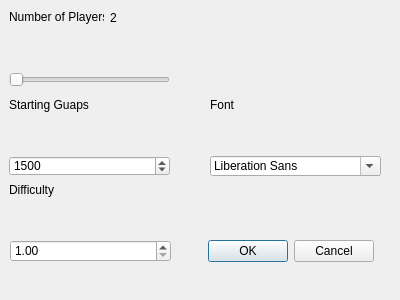
<?xml version="1.0" encoding="UTF-8"?>
<ui version="4.0">
 <class>startUpDialog</class>
 <widget class="QDialog" name="startUpDialog">
  <property name="geometry">
   <rect>
    <x>0</x>
    <y>0</y>
    <width>400</width>
    <height>300</height>
   </rect>
  </property>
  <property name="minimumSize">
   <size>
    <width>400</width>
    <height>300</height>
   </size>
  </property>
  <property name="maximumSize">
   <size>
    <width>400</width>
    <height>300</height>
   </size>
  </property>
  <property name="windowTitle">
   <string>Dialog</string>
  </property>
  <widget class="QLabel" name="label">
   <property name="geometry">
    <rect>
     <x>9</x>
     <y>97</y>
     <width>161</width>
     <height>16</height>
    </rect>
   </property>
   <property name="text">
    <string>Starting Guaps</string>
   </property>
  </widget>
  <widget class="QLabel" name="label_2">
   <property name="geometry">
    <rect>
     <x>9</x>
     <y>9</y>
     <width>95</width>
     <height>16</height>
    </rect>
   </property>
   <property name="text">
    <string>Number of Players: </string>
   </property>
  </widget>
  <widget class="QSlider" name="numPlayerSlider">
   <property name="geometry">
    <rect>
     <x>9</x>
     <y>69</y>
     <width>161</width>
     <height>22</height>
    </rect>
   </property>
   <property name="minimum">
    <number>2</number>
   </property>
   <property name="maximum">
    <number>6</number>
   </property>
   <property name="orientation">
    <enum>Qt::Horizontal</enum>
   </property>
  </widget>
  <widget class="QSpinBox" name="startingGuaps">
   <property name="geometry">
    <rect>
     <x>9</x>
     <y>156</y>
     <width>161</width>
     <height>20</height>
    </rect>
   </property>
   <property name="minimum">
    <number>1</number>
   </property>
   <property name="maximum">
    <number>999999999</number>
   </property>
   <property name="singleStep">
    <number>1</number>
   </property>
   <property name="value">
    <number>1500</number>
   </property>
  </widget>
  <widget class="QLabel" name="label_3">
   <property name="geometry">
    <rect>
     <x>9</x>
     <y>182</y>
     <width>46</width>
     <height>16</height>
    </rect>
   </property>
   <property name="text">
    <string>Difficulty</string>
   </property>
  </widget>
  <widget class="QFontComboBox" name="font">
   <property name="geometry">
    <rect>
     <x>210</x>
     <y>156</y>
     <width>171</width>
     <height>20</height>
    </rect>
   </property>
  </widget>
  <widget class="QLabel" name="label_5">
   <property name="geometry">
    <rect>
     <x>210</x>
     <y>97</y>
     <width>46</width>
     <height>16</height>
    </rect>
   </property>
   <property name="text">
    <string>Font</string>
   </property>
  </widget>
  <widget class="QDialogButtonBox" name="buttonBox">
   <property name="geometry">
    <rect>
     <x>203</x>
     <y>240</y>
     <width>171</width>
     <height>23</height>
    </rect>
   </property>
   <property name="orientation">
    <enum>Qt::Horizontal</enum>
   </property>
   <property name="standardButtons">
    <set>QDialogButtonBox::Cancel|QDialogButtonBox::Ok</set>
   </property>
  </widget>
  <widget class="QLabel" name="numPlayers">
   <property name="geometry">
    <rect>
     <x>110</x>
     <y>10</y>
     <width>46</width>
     <height>16</height>
    </rect>
   </property>
   <property name="text">
    <string>2</string>
   </property>
  </widget>
  <widget class="QDoubleSpinBox" name="difficulty">
   <property name="geometry">
    <rect>
     <x>10</x>
     <y>240</y>
     <width>161</width>
     <height>22</height>
    </rect>
   </property>
   <property name="minimum">
    <double>1.000000000000000</double>
   </property>
   <property name="maximum">
    <double>5.000000000000000</double>
   </property>
  </widget>
 </widget>
 <resources/>
 <connections>
  <connection>
   <sender>buttonBox</sender>
   <signal>accepted()</signal>
   <receiver>startUpDialog</receiver>
   <slot>accept()</slot>
   <hints>
    <hint type="sourcelabel">
     <x>248</x>
     <y>254</y>
    </hint>
    <hint type="destinationlabel">
     <x>157</x>
     <y>274</y>
    </hint>
   </hints>
  </connection>
  <connection>
   <sender>buttonBox</sender>
   <signal>rejected()</signal>
   <receiver>startUpDialog</receiver>
   <slot>reject()</slot>
   <hints>
    <hint type="sourcelabel">
     <x>316</x>
     <y>260</y>
    </hint>
    <hint type="destinationlabel">
     <x>286</x>
     <y>274</y>
    </hint>
   </hints>
  </connection>
 </connections>
</ui>
